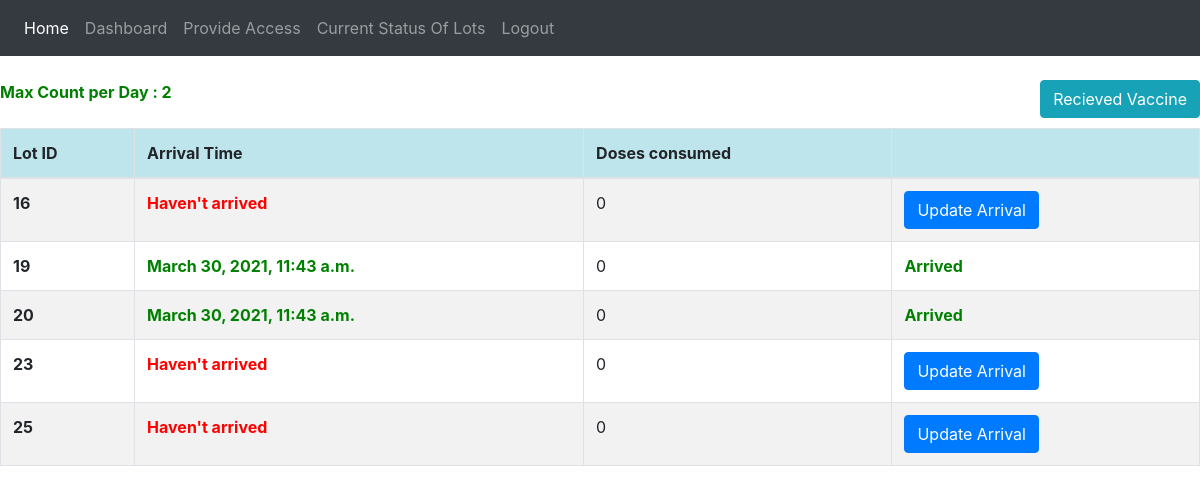
Page /dashboard/center/ulhasnagar/ (signed in) on the earlier database version.
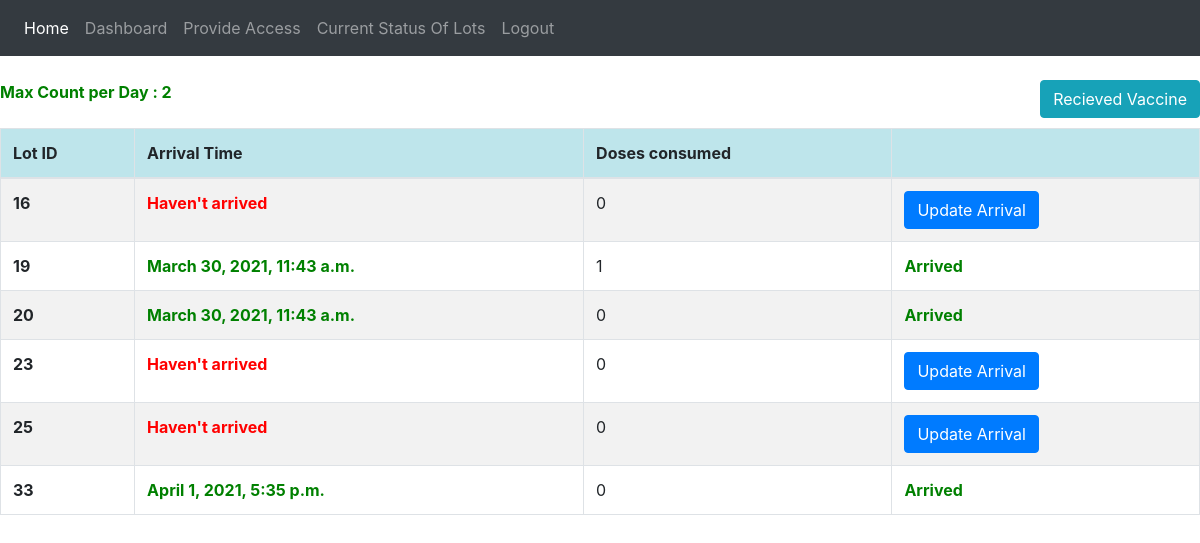
Same page on the later database version.
### vaccine_app/models.py (models this page shows, shortened)
class CenterVaccineData(models.Model):
    center = models.ForeignKey(Center, on_delete=models.CASCADE, related_name="centerVaccine")
    lot = models.OneToOneField(VaccineLot, on_delete=models.CASCADE, related_name="centerVaccine")
    arrivalTimestamp = models.DateTimeField(blank = True, null=True, default=None)

class VaccineLot(models.Model):
    lotId = models.AutoField(primary_key=True)
    status=models.CharField(max_length = 20, choices = lot_status, default = 'produced')
    productionTimestamp = models.DateTimeField(auto_now_add=True)
    departureTimestamp = models.DateTimeField(blank = True, null=True, default=None)
    countOfDosesConsumed = models.IntegerField(default = 0)

### vaccine_app/views.py (the view)
# urls.py: path('dashboard/center/<name>/',views.center_dash,name='center_dash'),
@login_required
def center_dash(request,name):
    if name=="":
        return redirect('dashboard')
    if verify(request,"center",name):
        center_obj=Center.objects.get(name=name)
        vaccine_lots = CenterVaccineData.objects.filter(center = center_obj)
        return render(request,'center_dash.html',{'center_obj':center_obj,'vaccine_lots':vaccine_lots,'name':name})
    else:
        return redirect('dashboard')

### templates/center_dash.html
{% extends 'base.html' %}
{% block content %}
        <br>
        <a href="/center/{{name}}/receiverVaccination/" style="float: right;"><button type="button" class="btn btn-info">Recieved Vaccine</button></a>
        {% if center_obj.maxCountPerDate == 10 %}
        <br><br>
          <form method = "POST" action="/center/{{name}}/updateMaxCountPerDate/" style="margin:50px;">
            {% csrf_token %}
            <div class="form-row">
              <div class="form-group col-md-12">
                <label for="max_count">Maximum Count per Day:</label>
                <input type="number" class="form-control" id="max_count" name="max_count" placeholder="Enter Max Count" min="1">
              </div>
            </div>
            <button class="btn btn-primary">Submit</button>
          </form>
        {% else %}
          <b style="color: green;">Max Count per Day : {{center_obj.maxCountPerDate}}</b>
        {% endif %}
        <br><br>
        <table class="table table-striped table-bordered">
            <thead>
              <tr class="table-info">
                <th scope="col">Lot ID</th>
                <th scope="col">Arrival Time</th>
                <th scope="col">Doses consumed</th>
                <th scope="col"></th>
              </tr>
            </thead>
            <tbody>
            {% for lot in vaccine_lots %}
              <tr>
                <th scope="row">{{ lot.lot.lotId }}</th>
                <td>
                  {% if lot.arrivalTimestamp == None %}
                    <b style="color:red;">Haven't arrived</b>
                  {% else %}
                    <b style="color:green;">{{lot.arrivalTimestamp}}</b>
                  {% endif %}
                </td>
                <td>{{lot.lot.countOfDosesConsumed}}</td>
                <td>
                  {% if lot.arrivalTimestamp == None %}
                    <a href="/center/{{name}}/updateArrivalTimeCenter/{{ lot.lot.lotId }}"><button type="button" class="btn btn-primary">Update Arrival</button></a>
                  {% else %}
                    <b style="color:green;">Arrived</b>
                  {% endif %}
              </tr>
            {% endfor %}
            </tbody>
          </table>
{% endblock content %}

Differences in the rows shown:
changed through a linked row, CenterVaccineData (number 2 of 6 on the later page): lot.countOfDosesConsumed "0" → "1"
added CenterVaccineData: lot.lotId "33", arrivalTimestamp "April 1, 2021, 5:35 p.m.", lot.countOfDosesConsumed "0", shows "Arrived"
